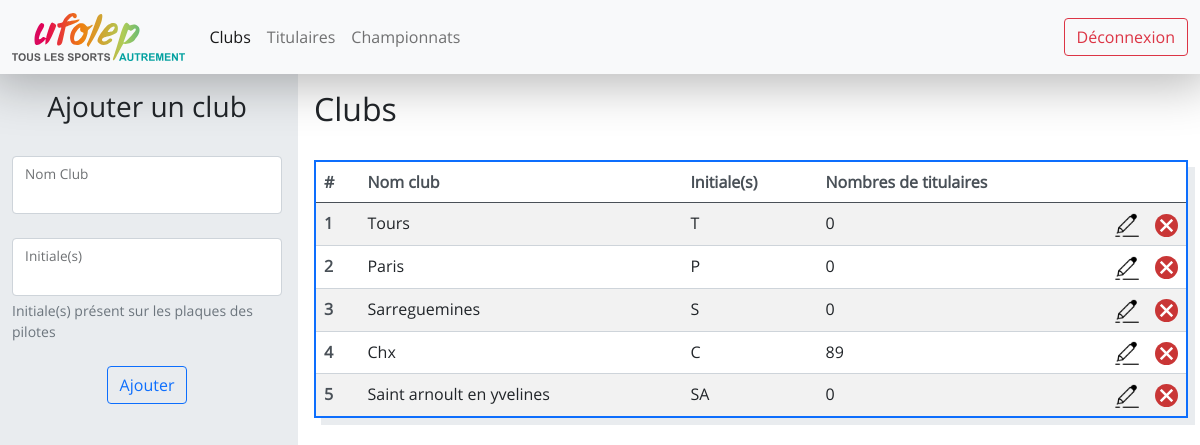
/clubs/ (signed in), run on the app's committed database.
### website/models.py (models this page shows)
class Club(db.Model) :
    __tablename__ = "club"
    id = db.Column(db.Integer, primary_key=True)
    ville = db.Column(db.String(100), unique=True, nullable=False)
    initiales = db.Column(db.String(5), unique=True, nullable=False)
    titulaires = db.relationship('Titulaire', backref='club', lazy=True)
    etapes = db.relationship('Etape', cascade="all, delete-orphan",backref='club', lazy=True)

### website/views.py (the view)
@views.route("/clubs/")
@login_required
def clubs() :
    clubs = Club.query.all()
    return render_template("clubs.html", clubs=clubs)

### app.py (called while the page is built)
@app.teardown_appcontext
def shutdown_session(exception=None):
    db.session.remove()

### website/__init__.py (called while the page is built)
def create_app() :
    app = Flask(__name__)
    app.config["SECRET_KEY"] = "ti=his is a test"
    app.config['SQLALCHEMY_DATABASE_URI'] = 'sqlite:///database.db'
    app.config['SQLALCHEMY_TRACK_MODIFICATIONS'] = True
    db.init_app(app)
    login_manager = LoginManager()
    login_manager.login_view = "auth.login"
    login_manager.init_app(app)
    from .models import User
    @login_manager.user_loader
    def load_user(user_id) :
        return User.query.get(int(user_id))
    from .views import views
    from .auth import auth
    app.register_blueprint(views, url_prefix="/")
    app.register_blueprint(auth, url_prefix="/")
    db.create_all(app=app)
    return app

### website/templates/clubs.html (shortened to what this page needs)
{% extends "logged.html" %}
{% block logged_css %}
<link
    href="{{ url_for('static', filename='clubs.css') }}"
    rel="stylesheet"
>
{% endblock %}
{% block left_col %}
<form class="" method="post">
    <div class="title horizontal-flex mb-4">
        <h3>Ajouter un club</h3>
    </div>
    <div class="form-floating mb-4">
        <input type="text" class="form-control {% if ville %}is-invalid{% endif %}" id="city" name="city">
        <label for="city" class="form-label">Nom Club</label>
    </div>
    <div class="form-floating mb-4">
        <input type="text" class="form-control {% if initiales %}is-invalid{% endif %}" id="initiales" name="initiales" aria-describedby="initialesHelp">
        <label for="initiales" class="form-label">Initiale(s)</label>
        <div id="initialesHelp" class="form-text">Initiale(s) présent sur les plaques des pilotes</div>
    </div>
    <div class="horizontal-flex">
        <button type="submit" class="btn btn-outline-primary">Ajouter</button>
    </div>
</form>
{% endblock %}
{% block right_col %}
<div class="title mb-4">
    <h2>Clubs</h2>
</div>
<table class="table table-striped table-hover">
    <thead>
        <tr>
            <th scope="col">#</th>
            <th scope="col">Nom club</th>
            <th scope="col">Initiale(s)</th>
            <th scope="col">Nombres de titulaires</th>
            <th scope="col"></th>
            <th scope="col"></th>
        </tr>
    </thead>
    <tbody>
        {% for club in clubs %}
        <tr>
            <th scope="row">{{ loop.index }}</th>
            <td onclick="window.location='{{ url_for('views.titulaires_by_ville', club_id=club.id)}}';">{{ club.ville[0]|upper + club.ville[1:] }}</td>
            <td onclick="window.location='{{ url_for('views.titulaires_by_ville', club_id=club.id)}}';"> {{ club.initiales }}</td>
            <td onclick="window.location='{{ url_for('views.titulaires_by_ville', club_id=club.id)}}';" >{{ club.titulaires|length }}</td>
            <td class="img"><img src="{{ url_for('static', filename='edit.png') }}" onclick="showEditForm(event, {{club.id}}, '{{ (club.ville[0]|upper + club.ville[1:]) }}', '{{ club.initiales }}')"  alt="Modifier"></td>
            <td class="img"><img src="{{ url_for('static', filename='delete.svg') }}" onclick="deleteClub(event, {{club.id}}, '{{ club.ville[0]|upper + club.ville[1:] }}')" alt="Supprimer"></td>
        </tr>
        {% endfor %}
    </tbody>
</table>
{% endblock %}

### website/templates/logged.html (shortened to what this page needs)
{% extends "base.html" %}
{% block custom_css %}
<link
    href="{{ url_for('static', filename='navbar.css')}}"
    rel="stylesheet"
>
<link
    href="{{ url_for('static', filename='logged.css')}}"
    rel="stylesheet"
>
{% block logged_css %}{% endblock %}
{% endblock %}
{% block page_content %}
    {% include 'navbar.html' %}
    <div class="row px-2">
        <div class="col-xxl-2 col-xl-3 col-lg-4 col-md-4 col-sm-4 col-4 left-main-col pt-3">
            {% block left_col %}{% endblock %}
        </div>
        <div class="col-xxl-10 col-xl-9 col-lg-8 col-md-8 col-sm-8 col-8 right-main-col pt-3">
            {% block right_col %}{% endblock %}
        </div>
    </div>
{% endblock %}

### website/templates/base.html (shortened to what this page needs)
<!DOCTYPE html>
<html lang="fr" dir="ltr">
    <head>
        <link
            href="{{ url_for('static', filename='main.css') }}"
            rel="stylesheet"
        >
            <link
            href="{{ url_for('static', filename='bootstrap.min.css')}}"
            rel="stylesheet"
            >
        <link
            href="{{ url_for('static', filename='aos.css')}}"
            rel="stylesheet"
        >
        {% block custom_css %}{% endblock %}
    </head>
    <body>
        {% block page_content %}
        {% endblock %}
    </body>
</html>

### website/templates/navbar.html
<nav class="navbar navbar-expand-lg navbar-light bg-light">
    <div class="container-fluid">
        <a class="navbar-brand" href="{{ url_for('views.home') }}">
            <img class="logo" src="{{ url_for('static', filename='Logo.svg') }}" alt="UFOLEP">
        </a>
        <div class="collapse navbar-collapse">
            <ul class="navbar-nav me-auto mb-2 mb-lg-0">
                <li class="nav-item">
                    <a id="clubs" class="nav-link" href="{{ url_for('views.clubs') }}">Clubs</a>
                </li>
                <li class="nav-item">
                    <a id="titulaires" class="nav-link" href="{{ url_for('views.titulaires') }}">Titulaires</a>
                </li>
                <li class="nav-item">
                    <a id="championnats" class="nav-link" href="{{ url_for('views.championnats') }}">Championnats</a>
                </li>
            </ul>
            <ul class="navbar-nav ms-auto">
                <li class="nav-item">
                    <a class="btn btn-outline-danger" href="{{ url_for('auth.logout') }}">Déconnexion</a>
                </li>
            </ul>
        </div>
    </div>
</nav>

### website/static/main.css (style rules this page uses)
* { padding: 0; margin: 0; }
html, body { font-family: open-sans; overflow: hidden; }
.horizontal-flex { display: flex; justify-content: center; }
.table { box-shadow: 7px 7px 0 0 var(--bs-gray-200); border: 2px solid var(--bs-blue) !important; }
.table th { color: var(--bs-gray-700); border-color: var(--bs-gray-400); }
.table td { border-color: var(--bs-gray-400); }

### website/static/navbar.css (style rules this page uses)
.navbar { -webkit-box-shadow: 0px 0px 50px 10px rgba(0,0,0,0.29); box-shadow: 0px 0px 50px 10px rgba(0,0,0,0.29); }
.logo { height: 3rem; overflow: hidden; }

### website/static/logged.css (style rules this page uses)
.left-main-col { overflow-x: hidden; overflow-y: scroll visible; background-color: var(--bs-gray-200); height: 92vh; padding: 1rem; }
.right-main-col { height: 90vh; padding: 1rem; overflow-x: hidden; overflow-y: scroll visible; }

### website/static/clubs.css (style rules this page uses)
tr { cursor: pointer; }
.title { display: flex; }
td.img { width: 2.5rem; cursor: pointer; }
td.img img { max-height: 100%; //width: auto; height: auto; max-width: 100%; }

### data on the page
Club: club.ville[0]|upper+club.ville[1:] "Tours", initiales "T", titulaires|length "0"
Club: club.ville[0]|upper+club.ville[1:] "Paris", initiales "P", titulaires|length "0"
Club: club.ville[0]|upper+club.ville[1:] "Sarreguemines", initiales "S", titulaires|length "0"
Club: club.ville[0]|upper+club.ville[1:] "Chx", initiales "C", titulaires|length "89"
Club: club.ville[0]|upper+club.ville[1:] "Saint arnoult en yvelines", initiales "SA", titulaires|length "0"
